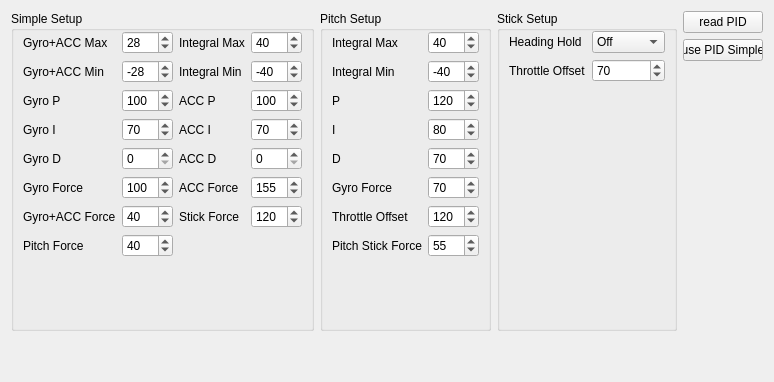
       <widget class="QWidget" name="PIDSimple">
        <attribute name="title">
         <string>PID Simple</string>
        </attribute>
        <layout class="QGridLayout" name="gridLayout_36">
         <item row="1" column="0" rowspan="5">
          <widget class="QGroupBox" name="PIDsimpleSetup">
           <property name="minimumSize">
            <size>
             <width>0</width>
             <height>320</height>
            </size>
           </property>
           <property name="title">
            <string>Simple Setup</string>
           </property>
           <layout class="QGridLayout" name="gridLayout_18">
            <property name="topMargin">
             <number>0</number>
            </property>
            <item row="0" column="0">
             <widget class="QLabel" name="label_128">
              <property name="text">
               <string>Gyro+ACC Max</string>
              </property>
             </widget>
            </item>
            <item row="0" column="1">
             <widget class="QSpinBox" name="PIDSimpleGyroACCMax">
              <property name="maximum">
               <number>255</number>
              </property>
              <property name="value">
               <number>28</number>
              </property>
             </widget>
            </item>
            <item row="1" column="0">
             <widget class="QLabel" name="label_132">
              <property name="text">
               <string>Gyro+ACC Min</string>
              </property>
             </widget>
            </item>
            <item row="1" column="1">
             <widget class="QSpinBox" name="PIDSimpleGyroACCMin">
              <property name="minimum">
               <number>-255</number>
              </property>
              <property name="maximum">
               <number>0</number>
              </property>
              <property name="value">
               <number>-28</number>
              </property>
             </widget>
            </item>
            <item row="8" column="0">
             <widget class="QLabel" name="label_133">
              <property name="text">
               <string>Gyro D</string>
              </property>
             </widget>
            </item>
            <item row="8" column="1">
             <widget class="QSpinBox" name="PIDSimpleD">
              <property name="maximum">
               <number>255</number>
              </property>
             </widget>
            </item>
            <item row="9" column="0">
             <widget class="QLabel" name="label_135">
              <property name="text">
               <string>Gyro Force</string>
              </property>
             </widget>
            </item>
            <item row="9" column="1">
             <widget class="QSpinBox" name="PIDSimpleGyroForce">
              <property name="maximum">
               <number>255</number>
              </property>
              <property name="value">
               <number>100</number>
              </property>
             </widget>
            </item>
            <item row="11" column="0">
             <widget class="QLabel" name="label_138">
              <property name="text">
               <string>Gyro+ACC Force</string>
              </property>
             </widget>
            </item>
            <item row="11" column="1">
             <widget class="QSpinBox" name="PIDSimpleGyroACCForce">
              <property name="maximum">
               <number>255</number>
              </property>
              <property name="value">
               <number>40</number>
              </property>
             </widget>
            </item>
            <item row="12" column="0">
             <widget class="QLabel" name="label_137">
              <property name="text">
               <string>Pitch Force</string>
              </property>
             </widget>
            </item>
            <item row="12" column="1">
             <widget class="QSpinBox" name="PIDSimplePitchForce">
              <property name="maximum">
               <number>255</number>
              </property>
              <property name="value">
               <number>40</number>
              </property>
             </widget>
            </item>
            <item row="4" column="0">
             <widget class="QLabel" name="label_136">
              <property name="text">
               <string>Gyro P</string>
              </property>
             </widget>
            </item>
            <item row="4" column="1">
             <widget class="QSpinBox" name="PIDSimpleP">
              <property name="maximum">
               <number>255</number>
              </property>
              <property name="value">
               <number>100</number>
              </property>
             </widget>
            </item>
            <item row="4" column="2">
             <widget class="QLabel" name="label_260">
              <property name="text">
               <string>ACC P</string>
              </property>
             </widget>
            </item>
            <item row="8" column="2">
             <widget class="QLabel" name="label_265">
              <property name="text">
               <string>ACC D</string>
              </property>
             </widget>
            </item>
            <item row="9" column="2">
             <widget class="QLabel" name="label_140">
              <property name="text">
               <string>ACC Force</string>
              </property>
             </widget>
            </item>
            <item row="0" column="2">
             <widget class="QLabel" name="label_130">
              <property name="text">
               <string>Integral Max</string>
              </property>
             </widget>
            </item>
            <item row="0" column="3">
             <widget class="QSpinBox" name="PIDSimpleIntegralMax">
              <property name="maximum">
               <number>255</number>
              </property>
              <property name="value">
               <number>40</number>
              </property>
             </widget>
            </item>
            <item row="4" column="3">
             <widget class="QSpinBox" name="PIDSimpleACCP">
              <property name="maximum">
               <number>255</number>
              </property>
              <property name="value">
               <number>100</number>
              </property>
             </widget>
            </item>
            <item row="5" column="3">
             <widget class="QSpinBox" name="PIDSimpleACCI">
              <property name="maximum">
               <number>255</number>
              </property>
              <property name="value">
               <number>70</number>
              </property>
             </widget>
            </item>
            <item row="5" column="2">
             <widget class="QLabel" name="label_264">
              <property name="text">
               <string>ACC I</string>
              </property>
             </widget>
            </item>
            <item row="8" column="3">
             <widget class="QSpinBox" name="PIDSimpleACCD">
              <property name="maximum">
               <number>255</number>
              </property>
             </widget>
            </item>
            <item row="9" column="3">
             <widget class="QSpinBox" name="PIDSimpleACCForce">
              <property name="maximum">
               <number>255</number>
              </property>
              <property name="value">
               <number>155</number>
              </property>
             </widget>
            </item>
            <item row="1" column="2">
             <widget class="QLabel" name="label_131">
              <property name="text">
               <string>Integral Min</string>
              </property>
             </widget>
            </item>
            <item row="1" column="3">
             <widget class="QSpinBox" name="PIDSimpleIntegralMin">
              <property name="minimum">
               <number>-255</number>
              </property>
              <property name="maximum">
               <number>0</number>
              </property>
              <property name="value">
               <number>-40</number>
              </property>
             </widget>
            </item>
            <item row="5" column="1">
             <widget class="QSpinBox" name="PIDSimpleI">
              <property name="maximum">
               <number>255</number>
              </property>
              <property name="value">
               <number>70</number>
              </property>
             </widget>
            </item>
            <item row="5" column="0">
             <widget class="QLabel" name="label_134">
              <property name="text">
               <string>Gyro I</string>
              </property>
             </widget>
            </item>
            <item row="13" column="1">
             <spacer name="verticalSpacer_8">
              <property name="orientation">
               <enum>Qt::Vertical</enum>
              </property>
              <property name="sizeHint" stdset="0">
               <size>
                <width>20</width>
                <height>40</height>
               </size>
              </property>
             </spacer>
            </item>
            <item row="11" column="2">
             <widget class="QLabel" name="label_151">
              <property name="text">
               <string>Stick Force</string>
              </property>
             </widget>
            </item>
            <item row="11" column="3">
             <widget class="QSpinBox" name="PIDSimpleStickForce">
              <property name="maximum">
               <number>255</number>
              </property>
              <property name="value">
               <number>120</number>
              </property>
             </widget>
            </item>
           </layout>
          </widget>
         </item>
         <item row="1" column="1" rowspan="5">
          <widget class="QGroupBox" name="PIDSimplePitchSetup">
           <property name="minimumSize">
            <size>
             <width>0</width>
             <height>205</height>
            </size>
           </property>
           <property name="title">
            <string>Pitch Setup</string>
           </property>
           <layout class="QGridLayout" name="gridLayout_19">
            <property name="topMargin">
             <number>0</number>
            </property>
            <item row="0" column="0">
             <widget class="QLabel" name="label_220">
              <property name="text">
               <string>Integral Max</string>
              </property>
             </widget>
            </item>
            <item row="0" column="1">
             <widget class="QSpinBox" name="PIDSimplePitchIntegralMax">
              <property name="font">
               <font>
                <weight>50</weight>
                <bold>false</bold>
               </font>
              </property>
              <property name="maximum">
               <number>255</number>
              </property>
              <property name="value">
               <number>40</number>
              </property>
             </widget>
            </item>
            <item row="1" column="0">
             <widget class="QLabel" name="label_219">
              <property name="text">
               <string>Integral Min</string>
              </property>
             </widget>
            </item>
            <item row="1" column="1">
             <widget class="QSpinBox" name="PIDSimplePitchIntegralMin">
              <property name="font">
               <font>
                <weight>50</weight>
                <bold>false</bold>
               </font>
              </property>
              <property name="minimum">
               <number>-255</number>
              </property>
              <property name="maximum">
               <number>0</number>
              </property>
              <property name="value">
               <number>-40</number>
              </property>
             </widget>
            </item>
            <item row="2" column="0">
             <widget class="QLabel" name="label_141">
              <property name="text">
               <string>P</string>
              </property>
             </widget>
            </item>
            <item row="2" column="1">
             <widget class="QSpinBox" name="PIDSimplePitchP">
              <property name="maximum">
               <number>255</number>
              </property>
              <property name="value">
               <number>120</number>
              </property>
             </widget>
            </item>
            <item row="3" column="0">
             <widget class="QLabel" name="label_144">
              <property name="text">
               <string>I</string>
              </property>
             </widget>
            </item>
            <item row="3" column="1">
             <widget class="QSpinBox" name="PIDSimplePitchI">
              <property name="maximum">
               <number>255</number>
              </property>
              <property name="value">
               <number>80</number>
              </property>
             </widget>
            </item>
            <item row="4" column="0">
             <widget class="QLabel" name="label_142">
              <property name="text">
               <string>D</string>
              </property>
             </widget>
            </item>
            <item row="4" column="1">
             <widget class="QSpinBox" name="PIDSimplePitchD">
              <property name="maximum">
               <number>255</number>
              </property>
              <property name="value">
               <number>70</number>
              </property>
             </widget>
            </item>
            <item row="5" column="0">
             <widget class="QLabel" name="label_143">
              <property name="text">
               <string>Gyro Force</string>
              </property>
             </widget>
            </item>
            <item row="5" column="1">
             <widget class="QSpinBox" name="PIDSimplePitchGyroForce">
              <property name="maximum">
               <number>255</number>
              </property>
              <property name="value">
               <number>70</number>
              </property>
             </widget>
            </item>
            <item row="6" column="0">
             <widget class="QLabel" name="label_146">
              <property name="text">
               <string>Throttle Offset</string>
              </property>
             </widget>
            </item>
            <item row="6" column="1">
             <widget class="QSpinBox" name="PIDSimplePitchThrottleOffset">
              <property name="maximum">
               <number>254</number>
              </property>
              <property name="value">
               <number>120</number>
              </property>
             </widget>
            </item>
            <item row="8" column="0">
             <spacer name="verticalSpacer">
              <property name="orientation">
               <enum>Qt::Vertical</enum>
              </property>
              <property name="sizeHint" stdset="0">
               <size>
                <width>20</width>
                <height>40</height>
               </size>
              </property>
             </spacer>
            </item>
            <item row="7" column="0">
             <widget class="QLabel" name="label_148">
              <property name="text">
               <string>Pitch Stick Force</string>
              </property>
             </widget>
            </item>
            <item row="7" column="1">
             <widget class="QSpinBox" name="PIDSimplePitchStickForce">
              <property name="maximum">
               <number>255</number>
              </property>
              <property name="value">
               <number>55</number>
              </property>
             </widget>
            </item>
           </layout>
          </widget>
         </item>
         <item row="1" column="2" rowspan="5">
          <widget class="QGroupBox" name="PIDSimpleStickSetup">
           <property name="minimumSize">
            <size>
             <width>180</width>
             <height>0</height>
            </size>
           </property>
           <property name="maximumSize">
            <size>
             <width>180</width>
             <height>16777215</height>
            </size>
           </property>
           <property name="title">
            <string>Stick Setup</string>
           </property>
           <layout class="QGridLayout" name="gridLayout_20">
            <property name="topMargin">
             <number>0</number>
            </property>
            <item row="2" column="0">
             <widget class="QLabel" name="label_221">
              <property name="text">
               <string>Throttle Offset</string>
              </property>
             </widget>
            </item>
            <item row="2" column="1">
             <widget class="QSpinBox" name="PIDSimpleThrottleOffset">
              <property name="font">
               <font>
                <weight>50</weight>
                <bold>false</bold>
               </font>
              </property>
              <property name="toolTip">
               <string>&lt;!DOCTYPE HTML PUBLIC &quot;-//W3C//DTD HTML 4.0//EN&quot; &quot;http://www.w3.org/TR/REC-html40/strict.dtd&quot;&gt;
&lt;html&gt;&lt;head&gt;&lt;meta name=&quot;qrichtext&quot; content=&quot;1&quot; /&gt;&lt;style type=&quot;text/css&quot;&gt;
p, li { white-space: pre-wrap; }
&lt;/style&gt;&lt;/head&gt;&lt;body style=&quot; font-family:'MS Shell Dlg 2'; font-size:8.25pt; font-weight:400; font-style:normal;&quot;&gt;
&lt;p style=&quot; margin-top:0px; margin-bottom:0px; margin-left:0px; margin-right:0px; -qt-block-indent:0; text-indent:0px;&quot;&gt;&lt;span style=&quot; font-size:8pt;&quot;&gt;This offset gets added to the value coming from the stick. &lt;/span&gt;&lt;/p&gt;
&lt;p style=&quot; margin-top:0px; margin-bottom:0px; margin-left:0px; margin-right:0px; -qt-block-indent:0; text-indent:0px;&quot;&gt;&lt;span style=&quot; font-size:8pt;&quot;&gt;The stick sends -120 to 120 but we need 0 to 240 so we add to the incoming value. &lt;/span&gt;&lt;/p&gt;
&lt;p style=&quot; margin-top:0px; margin-bottom:0px; margin-left:0px; margin-right:0px; -qt-block-indent:0; text-indent:0px;&quot;&gt;&lt;span style=&quot; font-size:8pt;&quot;&gt;Also this helps limiting the maximum value which can be reached&lt;/span&gt;&lt;/p&gt;&lt;/body&gt;&lt;/html&gt;</string>
              </property>
              <property name="maximum">
               <number>120</number>
              </property>
              <property name="value">
               <number>70</number>
              </property>
             </widget>
            </item>
            <item row="3" column="0">
             <spacer name="verticalSpacer_9">
              <property name="orientation">
               <enum>Qt::Vertical</enum>
              </property>
              <property name="sizeHint" stdset="0">
               <size>
                <width>20</width>
                <height>40</height>
               </size>
              </property>
             </spacer>
            </item>
            <item row="0" column="0">
             <widget class="QLabel" name="label_152">
              <property name="text">
               <string>Heading Hold</string>
              </property>
             </widget>
            </item>
            <item row="0" column="1">
             <widget class="QComboBox" name="PIDSimpleHeadingHold">
              <property name="toolTip">
               <string>&lt;!DOCTYPE HTML PUBLIC &quot;-//W3C//DTD HTML 4.0//EN&quot; &quot;http://www.w3.org/TR/REC-html40/strict.dtd&quot;&gt;
&lt;html&gt;&lt;head&gt;&lt;meta name=&quot;qrichtext&quot; content=&quot;1&quot; /&gt;&lt;style type=&quot;text/css&quot;&gt;
p, li { white-space: pre-wrap; }
&lt;/style&gt;&lt;/head&gt;&lt;body style=&quot; font-family:'MS Shell Dlg 2'; font-size:8.25pt; font-weight:400; font-style:normal;&quot;&gt;
&lt;p style=&quot; margin-top:0px; margin-bottom:0px; margin-left:0px; margin-right:0px; -qt-block-indent:0; text-indent:0px;&quot;&gt;&lt;span style=&quot; font-size:8pt;&quot;&gt;Be carefull what you do. This disables the ACC. &lt;/span&gt;&lt;/p&gt;
&lt;p style=&quot; margin-top:0px; margin-bottom:0px; margin-left:0px; margin-right:0px; -qt-block-indent:0; text-indent:0px;&quot;&gt;&lt;span style=&quot; font-size:8pt;&quot;&gt;With no ACC the flyer will keep what ever position you left it in with the last stick move&lt;/span&gt;&lt;/p&gt;&lt;/body&gt;&lt;/html&gt;</string>
              </property>
              <item>
               <property name="text">
                <string>Off</string>
               </property>
              </item>
              <item>
               <property name="text">
                <string>On</string>
               </property>
              </item>
             </widget>
            </item>
           </layout>
          </widget>
         </item>
         <item row="6" column="0">
          <spacer name="verticalSpacer_5">
           <property name="orientation">
            <enum>Qt::Vertical</enum>
           </property>
           <property name="sizeHint" stdset="0">
            <size>
             <width>20</width>
             <height>40</height>
            </size>
           </property>
          </spacer>
         </item>
         <item row="5" column="3">
          <spacer name="horizontalSpacer_2">
           <property name="orientation">
            <enum>Qt::Horizontal</enum>
           </property>
           <property name="sizeHint" stdset="0">
            <size>
             <width>40</width>
             <height>20</height>
            </size>
           </property>
          </spacer>
         </item>
         <item row="1" column="3">
          <widget class="QPushButton" name="readPID">
           <property name="minimumSize">
            <size>
             <width>80</width>
             <height>0</height>
            </size>
           </property>
           <property name="maximumSize">
            <size>
             <width>80</width>
             <height>16777215</height>
            </size>
           </property>
           <property name="text">
            <string>read PID</string>
           </property>
          </widget>
         </item>
         <item row="2" column="3">
          <widget class="QPushButton" name="usePIDSimple">
           <property name="minimumSize">
            <size>
             <width>80</width>
             <height>0</height>
            </size>
           </property>
           <property name="maximumSize">
            <size>
             <width>80</width>
             <height>16777215</height>
            </size>
           </property>
           <property name="text">
            <string>use PID Simple</string>
           </property>
          </widget>
         </item>
        </layout>
       </widget>
